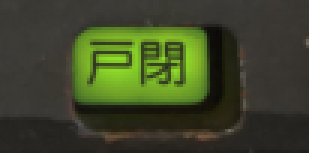
#> input picture assets/final/vehicles/6050/10.webp, 103 x 51 px (shown 3 times larger)
$ python -i import-tobu6050.py   (imports and definitions only)
#> lines starting #> are read from the running program, lines starting #| are printed output that depends on the picture
"""Bundle the referenced TOBU6050 panel, audio, and numeric BVE configuration."""

import argparse
import csv
import json
import math
import shutil
import subprocess
from pathlib import Path

from PIL import Image


ROOT = Path(__file__).resolve().parents[1]
FINAL_ASSETS = ROOT / "dist/assets/final"
VEHICLE_ID = "6050"
PANEL_WIDTH = 3996
PANEL_MIN_Y = 774.25


# [73 lines left out: functions read_text, read_config, parse_number, read_table, three_power_notches, not called in this run]


class AssetBundle:
    def __init__(self, source):
        self.source = source
        self.target = FINAL_ASSETS / "vehicles" / VEHICLE_ID
        self.target.mkdir(parents=True, exist_ok=True)
        self.originals = ROOT / "local-vehicles" / VEHICLE_ID
        self.originals.mkdir(parents=True, exist_ok=True)
        self.files = {p.relative_to(source).as_posix().lower(): p for p in source.rglob("*") if p.is_file()}
        self.references = {}
        self.entries = {}

    # [37 lines left out: functions resolve, add, not called in this run]


def pair(value):
    return [float(item.strip()) for item in value.split(",")]


# [55 lines left out: functions build_panel, build_sounds, replace_json, not called in this run]


def bundle(source):
    assets = AssetBundle(source)
    source_vehicle = source / "vehicle_2.txt"
    vehicle = dict(read_config(source_vehicle))["root"]
    parameters = dict(read_config(assets.resolve(source_vehicle, vehicle["parameters"])))
    dynamics, cab = parameters["dynamics"], parameters["cab"]
    motor_count, trailer_count = int(dynamics["motorcarcount"]), int(dynamics["trailercount"])
    mass = motor_count * int(dynamics["motorcarweight"]) + trailer_count * int(dynamics["trailerweight"])
    panel = build_panel(assets, assets.resolve(source_vehicle, vehicle["panel"]))
    sounds = build_sounds(assets, assets.resolve(source_vehicle, vehicle["sound"]))
    motor_path = source / "Plugin/x64/MParameter.txt"
    motor_config = dict(read_config(motor_path))
    sounds["motor"] = {key: assets.add(assets.resolve(motor_path, ref), keep_wav=True) for key, ref in motor_config["motor"].items()}
    motor_noise = {
        phase: {kind: read_table(assets.resolve(motor_path, ref), source) for kind, ref in motor_config[phase].items()}
        for phase in ("power", "brake")
    }
    performance_path = assets.resolve(source_vehicle, vehicle["performancecurve"])
    performance = {
        phase: {key: read_table(assets.resolve(performance_path, ref), source) for key, ref in values.items()}
        for phase, values in read_config(performance_path) if phase in ("power", "brake")
    }
    power = performance["power"]
    power["sourceStepForce"] = power["force"]
    power["force"] = three_power_notches(power["sourceStepForce"], power["current"], power["params"])
    reference_force = next(row[3] for row in power["force"]["rows"] if row[0] >= 3)
    specs = {
        "powerNotches": int(cab["powernotchcount"]), "brakeNotches": int(cab["brakenotchcount"]),
        "holdingNotches": int(cab["holdingspeednotchcount"]), "carCount": motor_count + trailer_count,
        "massKg": mass, "carLengthM": float(dynamics["carlength"]),
        "doorCloseSeconds": float(parameters["door"]["closetime"]), "viewpoint": parameters["viewpoint"],
        "startingAccelerationKmhPerSecondApprox": round(reference_force * motor_count / mass * 3.6, 3),
        "startingAccelerationMethod": "Derived P3 effort at 3 km/h divided by supplied empty mass. No wheel/rotor inertia, passenger load, or drag.",
        "firstCar": parameters["root"]["firstcar"],
        "holdingSpeedLabels": [value.strip() for value in cab["holdingspeedtext"].split(",")][1:],
        "brakeHandleLabels": [value.strip() for value in cab["braketext"].split(",")],
        "brakeSystem": {
            "kind": "SMEE", "maxServiceKpa": float(parameters["smee"]["maximumpressure"]) / 1000,
            "brakePipeInitialKpa": float(parameters["smee"]["bpinitialpressure"]) / 1000,
            "reservoirLowerKpa": float(parameters["compressor"]["lowerpressure"]) / 1000,
            "reservoirUpperKpa": float(parameters["compressor"]["upperpressure"]) / 1000,
            "pressureRates": [float(value.strip()) for value in parameters["smee"]["pressurerates"].split(",")],
            "straightPipeToCylinderRatio": float(parameters["smee"]["sapbcratio"]),
            "straightPipeOffsetKpa": float(parameters["smee"]["sapbcoffset"]) / 1000,
        },
    }
    recipe = {
        "id": VEHICLE_ID, "name": "東武6050系", "route": "会津鬼怒川線", "sourceArchive": "TOBU6050",
        "sourceVehicle": source_vehicle.name, "sourceSpecs": specs,
        "playableSpecs": {
            **specs, "maxSpeedKmh": 110, "startingAccelerationKmhPerSecondApprox": 1.65,
            "startingAccelerationMethod": "Prototype calibration target. The force curve is normalized at 3 km/h.",
        },
        "serviceBrakeKmhPerSecond": 3.5, "emergencyBrakeKmhPerSecond": 4.5,
        "notchLabels": ["EB", *[f"B{i}" for i in range(specs["brakeNotches"], 0, -1)], "N", "P1", "P2", "P3"],
        "panel": panel, "sounds": sounds, "motorNoise": motor_noise, "performance": performance,
        "rollingNoiseSource": "AizuKinugawa/RolingNoiseSet_6050.txt",
        "rollingSoundIndexes": {"long": 4, "ballast25": 0, "bridge": 3, "bridge25": 3, "tunnel": 2, "tunnel25": 8, "slab25": 1},
        "rollingBaseSpeedKmh": {"0": 90, "1": 90, "3": 90, "4": 90, "8": 90},
        "motorMix": {"fanIndex": int(motor_config["fan"]["fanindex"]), **motor_config["soundmixing"]},
        "subjectMappings": {
            "common": {
                "true": "always", "door": "doorClosed", "amabs": "absoluteMotorCurrent", "kmph": "speedKmh",
                "bc": "brakeCylinderKpa", "mr": "mainReservoirKpa", "sap": "brakeStraightAirPipeKpa", "bp": "brakePipeKpa",
            },
            "vehicle": {},
        },
        "notes": [
            "提供BVEのvehicle_2.txt（1M1T・M車先頭）を使用。会津鬼怒川線の音指定に合わせ、Run 1はスラブ軌道音を採用。",
            "実車相当の起動加速度1.65km/h/sと試作用ブレーキ性能を設定。力行曲線は24内部段から3操作段に近似。別ハンドルの抑速3段は出典の設定値に保存。",
            "独自ATS表示やMotorMasterの電流連動・架線変動など、BVEプラグイン固有の処理はブラウザー内で近似。",
        ],
    }
    manifest_path = FINAL_ASSETS / "vehicles/manifest.json"
    manifest = json.loads(manifest_path.read_text(encoding="utf-8"))
    manifest["trains"][VEHICLE_ID] = assets.entries
    replace_json(manifest_path, manifest)
    recipes_path = FINAL_ASSETS / "vehicle-recipes.json"
    recipes = json.loads(recipes_path.read_text(encoding="utf-8"))
    recipes["trains"] = [item for item in recipes["trains"] if item["id"] != VEHICLE_ID] + [recipe]
    replace_json(recipes_path, recipes)
    total_size = sum((assets.target / entry["file"]).stat().st_size for entry in assets.entries.values())
    print(f"{VEHICLE_ID}: {len(assets.entries)} bundled assets, {total_size / 1024**2:.1f} MiB")


# [4 lines not run here, left out]

>>> import cv2
>>> picture = cv2.imread('../assets/final/vehicles/6050/10.webp', cv2.IMREAD_GRAYSCALE)
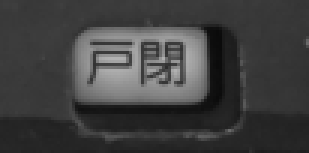
#> picture: shape (51, 103) (shown 3 times larger); min 10, max 177, mean 63.6
#> (the run stopped early here; a loop or call above may not have finished)

$ run again, on assets/final/vehicles/6050/19.webp
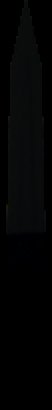
#> input picture assets/final/vehicles/6050/19.webp, 26 x 205 px (shown 2 times larger)
#> `picture = cv2.imread('../assets/final/vehicles/6050/10.webp', cv2.IMRE..`:
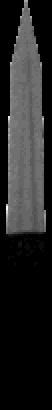
#> picture: shape (205, 26) (shown 2 times larger); min 0, max 25, mean 3.6; drawn with min black and max white

$ run again, on assets/final/vehicles/6050/2.webp
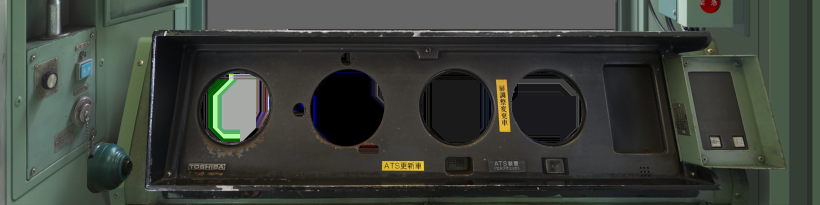
#> input picture assets/final/vehicles/6050/2.webp, 1640 x 410 px (shown at 1/2 size)
#> `picture = cv2.imread('../assets/final/vehicles/6050/10.webp', cv2.IMRE..`:
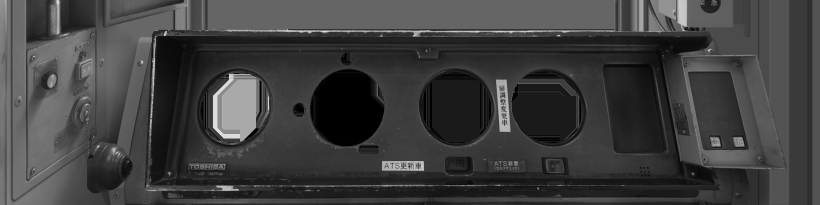
#> picture: shape (410, 1640) (shown at 1/2 size); min 0, max 255, mean 63.1
